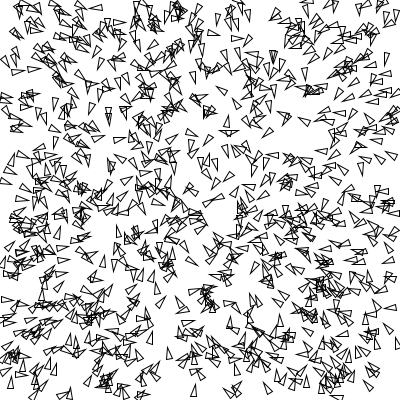
Frame 1 (no input)
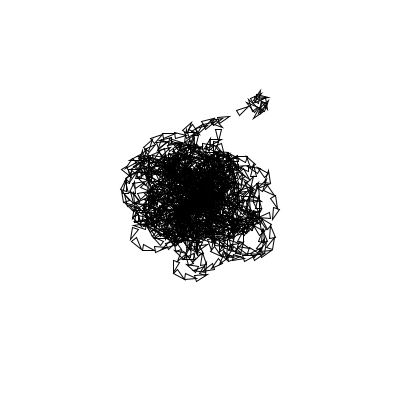
Frame 60 (the mouse pressed at the canvas centre just before this capture)
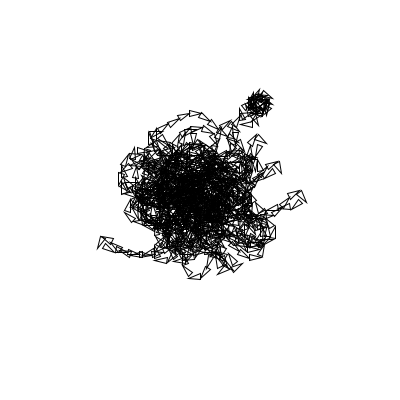
Frame 120 (the mouse held since frame 60 and released just before this capture)

The Processing sketch that drew these frames (run headless with seeded random() and noise(); from frame 60 on, the mouse is pressed at the canvas centre):

// Processing sketch: processing_5010
// ── processing_5010.pde



int num = 1000;
  PVector [] location = new PVector[num];
   PVector [] target = new PVector[num];
  PVector[] acc = new PVector[num];
   PVector []  vel = new PVector[num];
     PVector[] steer = new PVector[num];
     PVector[] desired = new PVector[num];
       float r = 3.0;
  float maxforce = 0.015;    // Maximum steering force
  float maxspeed = 6.0;
  float theta;
void setup() {
  size(400,400);

for (int i =0; i<num; i++){
  acc [i]= new PVector(0,0);
  vel [i] = new PVector(0,0);
  
  location[i] =  new PVector(random(width), random(height));

}
  smooth();
}

void draw() {
  background(255);
 target[0] = new PVector(mouseX, mouseY);

   for (int i = 1; i<num-1; i++){
     maxforce+=0.015;
   target[i] = location[i-1];
      desired[i] = PVector.sub(target[i],location[i]);  // A vector pointing from the location to the target
   
      desired[i].normalize();
      desired[i].mult(maxspeed);
    
      steer[i] = PVector.sub(desired[i],vel[i]);
      steer[i].limit(maxforce);  // Limit to maximum steering force
      acc[i].add(steer[i]);

    // Update velocity
    vel[i].add(acc[i]);
    // Limit speed
    vel[i].limit(maxspeed);
    location[i].add(vel[i]);
 theta = vel[i].heading2D() + radians(90);
  target[i] = location[i].get();

noFill();
    stroke(0);
    pushMatrix();
    translate(location[i].x,location[i].y);
    rotate(theta);
    beginShape(TRIANGLES);
    vertex(0, -r*2);
    vertex(-r, r*2);
    vertex(r, r*2);
    endShape();
    popMatrix();
 


if (location[i].x < -r) location[i].x = width+r;
    if (location[i].y < -r) location[i].y = height+r;
    if (location[i].x > width+r) location[i].x = -r;
    if (location[i].y > height+r) location[i].y = -r;


}

}
